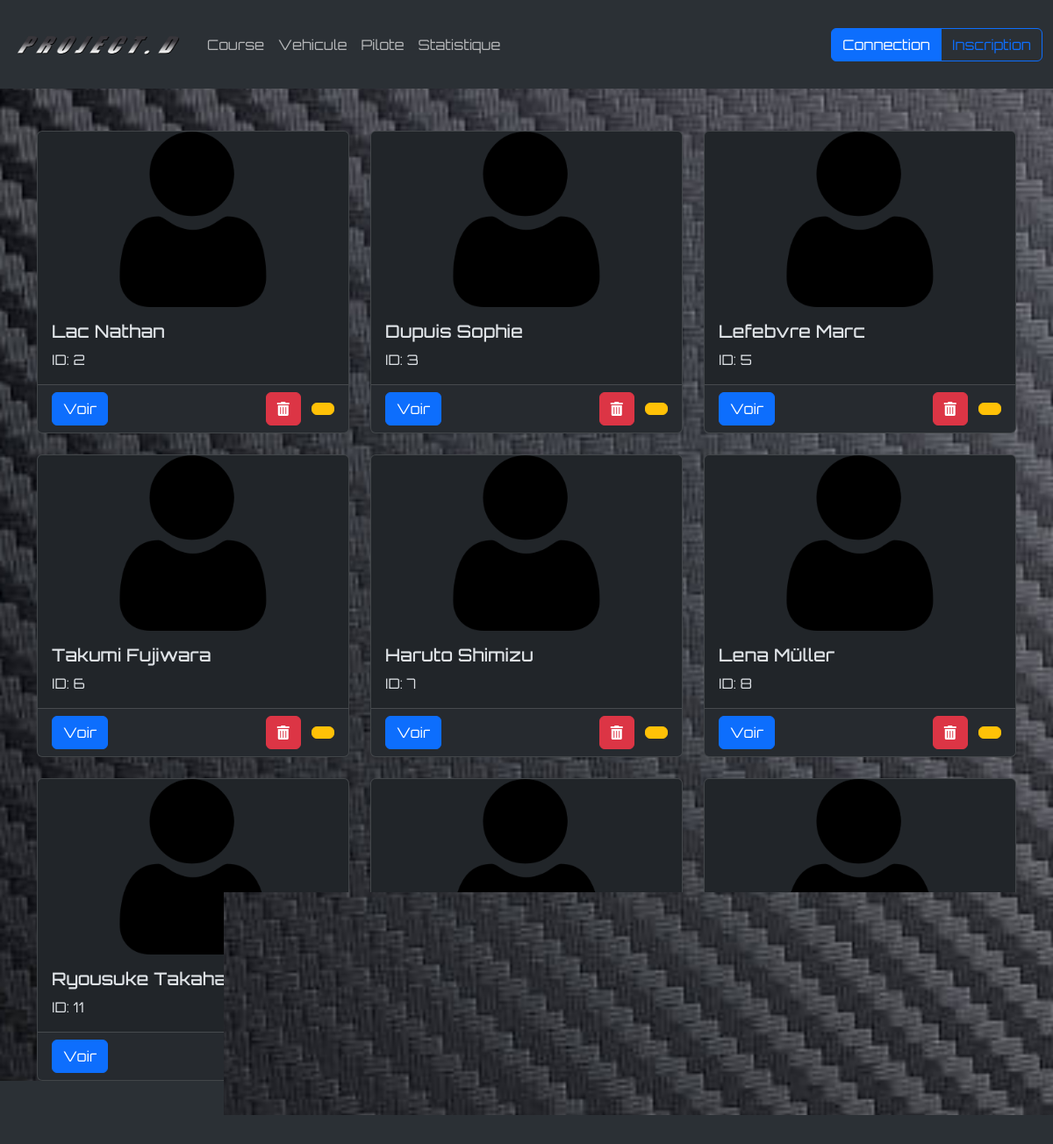
The app's page /WEBROOT2/pilotes with its own data.
### tables this page shows
CREATE TABLE IF NOT EXISTS `utilisateur` (
  `id` int(11) NOT NULL AUTO_INCREMENT,
  `nom` varchar(100) NOT NULL,
  `prenom` varchar(100) NOT NULL,
  `email` varchar(255) NOT NULL,
  `login` varchar(100) NOT NULL,
  `password` varchar(255) NOT NULL,
  `role` ENUM('pilote', 'spectateur', 'admin') NOT NULL DEFAULT 'spectateur',
  `photo` varchar(255) DEFAULT NULL,
  PRIMARY KEY (`id`)
);

### controller/pilotes.php (called while the page is built, shortened)
<?php
class pilotes extends controller {
    public $pilote;
    function index()  {
        $d = array();
        $d['pils'] = $this->pilote->getLast();
        $this->render('index');
    }
}

### core/model.php (called while the page is built, shortened)
<?php
class model {
    public $table;
    public $conf="default";
    public $db;
    function __construct() {
        $conf=conf::$databases[$this->conf];
        try {
            $this->db = new PDO(
                'mysql:host='.$conf['host'].
                ';dbname='.$conf['database'].';',
                $conf['login'],
                $conf['password'],
                array(	PDO::MYSQL_ATTR_INIT_COMMAND => 'SET NAMES utf8',
                    PDO::ATTR_ERRMODE => PDO::ERRMODE_WARNING));
        } catch (PDOException $e) {
            print "Erreur !: " . $e->getMessage() . "<br/>";
            die();
        }
    }
    function find($data, $fetchMode = PDO::FETCH_OBJ) {
        $fields = '*';
        $join = '';
        $condition = '';
        $order = 'id';
        $limit = '';
        if (isset($data["fields"])) {
            $fields = $data["fields"];
        }
        if (isset($data["condition"])) {
            $condition = $data["condition"];
        }
        if (isset($data["limit"])) {
            $limit = $data["limit"];
        }
        $sql =
            "SELECT DISTINCT " . $fields .
            " FROM " . $this->table . " " .
            $join .
            " WHERE 1=1 " . $condition .
            " ORDER BY " . $order .
            " " . $limit;
        $sth = $this->db->prepare($sql);
        if ($sth->execute()) {
            return $sth->fetchAll($fetchMode);
        } else {
            echo "<br> Erreur SQL <br>";
        }
    }
}

### model/pilote.php (called while the page is built, shortened)
<?php
class pilote extends Model {
    function getLast($num = 10) {
        return $this->find(array(
            'fields' => 'DISTINCT *',
            'condition' => ' AND role="pilote"',
            'limit' => 'LIMIT ' . $num
        ));
    }
}

### views/pilotes/index.php (the view)
<div class="container mt-5">
    <div class="row row-cols-1 row-cols-md-2 row-cols-lg-3 g-4">
        <?php
        $pilotes = $pils;
        foreach ($pilotes as $p) {
            echo '<div class="col">';
            echo '  <div class="card h-100">';
            echo '    <img src="/'.WEBROOT2.'/webroot/img/'.$p->photo.'" class="card-img-top mx-auto d-block" alt="Image de '.$p->nom.'" style="height: 200px; width: 200px; object-fit: cover;">';
            echo '    <div class="card-body">';
            echo '      <h5 class="card-title">'.$p->nom.' '.$p->prenom.'</h5>';
            echo '      <p class="card-text">ID: '.$p->id.'</p>';
            echo '    </div>';
            echo '    <div class="card-footer d-flex justify-content-between">';
            echo '      <a href="/'.WEBROOT2.'/views/pilotes/view" class="btn btn-primary">Voir</a>';
            echo '      <div>';
            echo '        <a href="index.php?page=pilot&idsuppr='.$p->id.'"
                          onclick="return confirm(\'Voulez-vous vraiment supprimer ce pilote ?\');" class="btn btn-danger">
                          <i class="fas fa-trash-alt"></i>
                          </a>';
            echo '        <a href="index.php?page=pilot&idmodif='.$p->id.'" class="btn btn-warning ms-2">
                          <i class="fa-solid fa-pen-to-square"></i>
                          </a>';
            echo '      </div>';
            echo '    </div>';
            echo '  </div>';
            echo '</div>';
        }
        ?>
    </div>
</div>

### index.php (shortened to what this page needs)
<?php
require (ROOT. 'config/conf.php');
require (ROOT. 'core/model.php');
require (ROOT. 'core/controller.php');
$chemin=explode("/", WEBROOT);
if (empty($chemin[3])){
    $action = "index";
} else {
    $action = $chemin[3];
}
$controller = new $controller();
if (method_exists($controller,$action)) {
    unset($chemin[0]);
    unset($chemin[1]);
    unset($chemin[2]);
    unset($chemin[3]);
    call_user_func_array(array($controller, $action), $chemin);
} else {
    echo "erreur 404";
}

### core/controller.php (shortened to what this page needs)
<?php
class controller {
    var $vars = array();
    protected $Session;
    var $layout = "default";
    function __construct() {
        $this->Session = new Session();
    }
    function render($filename) {
        extract($this->vars);
        if ($this->Session->isLogged() && $this->Session->user('role') === 'admin') {
            $this->layout = 'admin';
        } else {
            $this->layout = 'default';
        }
        $viewFile = ROOT . 'views/' . get_class($this) . '/' . $filename . '.php';
        require $viewFile;
        $content_for_layout = ob_get_clean();
        if ($this->layout === false) {
            echo $content_for_layout;
        } else {
            $layoutFile = ROOT . 'views/layout/' . $this->layout . '.php';
            require $layoutFile;
        }
    }
    function set ($d) {
        $this ->vars = array_merge($this->vars, $d);
    }
}

### views/layout/default.php (shortened to what this page needs)
<!DOCTYPE html>
<html lang="fr">
<head>
    <link href="https://cdn.jsdelivr.net/npm/bootstrap@5.3.3/dist/css/bootstrap.min.css" rel="stylesheet">
    <link rel="stylesheet" href="https://cdnjs.cloudflare.com/ajax/libs/font-awesome/5.15.4/css/all.min.css" />
    <link rel="stylesheet" href="/<?=WEBROOT2;?>/webroot/css/acceuil.css">
</head>
<body data-bs-theme="dark" class="d-flex flex-column min-vh-100">
<nav class="navbar navbar-expand-sm bg-body-tertiary">
  <div class="container-fluid">
    <a class="navbar-brand" href="/<?=WEBROOT2?>">
      <img src="/<?=WEBROOT2;?>/webroot/img/Project_d_logo.webp" width="200" height="75" >
    </a>
    <div class="collapse navbar-collapse" id="navbarNav">
      <ul class="navbar-nav">
        <li class="nav-item">
          <a class="nav-link" href="/<?=WEBROOT2?>/courses">Course</a>
        </li>
        <li class="nav-item">
          <a class="nav-link" href="/<?=WEBROOT2?>/vehicules">Vehicule</a>
        </li>
        <li class="nav-item">
          <a class="nav-link" href="/<?=WEBROOT2?>/pilotes">Pilote</a>
        </li>
        <li class="nav-item">
          <a class="nav-link" href="/<?=WEBROOT2?>/statistiques">Statistique</a>
        </li>
        </ul>
        <ul class="navbar-nav ms-auto">
            <li class="nav-item">
              <div class="btn-group" role="group" aria-label="Large button group">
                <a href="/<?=WEBROOT2?>/users" class="btn btn-primary" type="button">Connection</a>
                <a href="/<?=WEBROOT2?>/users/form" class="btn btn-outline-primary" type="button">Inscription</a>
              </div>
            </li>
    </div>
  </div>
</nav>
<section>
<?php
echo $content_for_layout;
?>
</section>
<footer class="bg-body-tertiary text-center py-3 mt-auto">
  <p>SG La Chartreuse</p>
</footer>
</body>
</html>

### webroot/css/acceuil.css (style rules this page uses)
body { background-size: cover; background-repeat: no-repeat; background-attachment: fixed; background-position: center; margin: 0; color: #fff; font-family: 'orbitron', sans-serif; }
html, body { height: 100%; margin: 0; display: flex; flex-direction: column; }
footer { background-color: #f8f9fa; text-align: center; padding: 1rem; }

### records on screen
utilisateur: photo (placeholder picture), nom "Lac", prenom "Nathan", id "2"
utilisateur: photo (placeholder picture), nom "Dupuis", prenom "Sophie", id "3"
utilisateur: photo (placeholder picture), nom "Lefebvre", prenom "Marc", id "5"
utilisateur: photo (placeholder picture), nom "Takumi", prenom "Fujiwara", id "6"
utilisateur: photo (placeholder picture), nom "Haruto", prenom "Shimizu", id "7"
utilisateur: photo (placeholder picture), nom "Lena", prenom "Müller", id "8"
utilisateur: photo (placeholder picture), nom "Ryousuke", prenom "Takahashi", id "11"
utilisateur: photo (placeholder picture), nom "Koji", prenom "Minami", id "12"
utilisateur: photo (placeholder picture), nom "Julia", prenom "Fischer", id "15"
